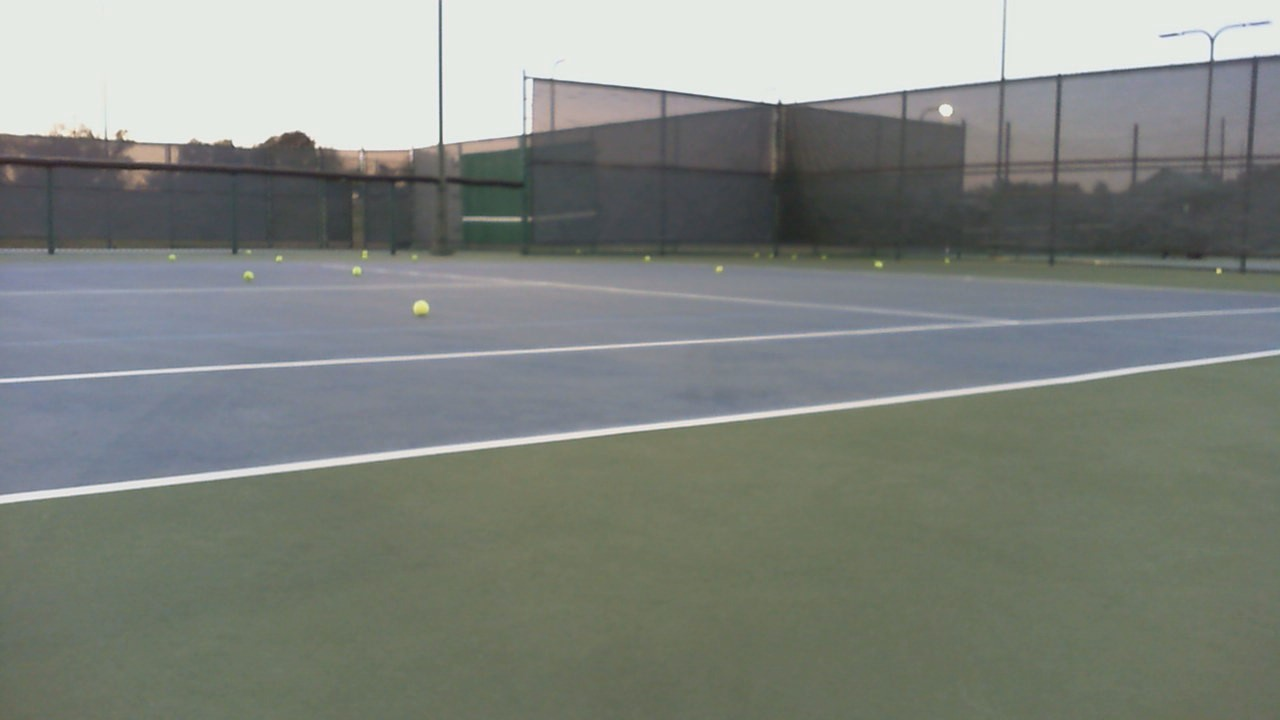
#> input picture LifeCam_Images/00.jpg, 1280 x 720 px
$ python 'image color.py'
#> lines starting #> are read from the running program, lines starting #| are printed output that depends on the picture; after the words box and inside, x2 and y2 are one past the last pixel; in counts of white or black regions, pixels touching at a corner belong together
import cv2
import numpy as np

img = cv2.imread("LifeCam_Images/00.jpg")
#> img is the input picture: shape (720, 1280, 3); mean B, G, R 127.3, 133.2, 128.1
hsv = cv2.cvtColor(img, cv2.COLOR_BGR2HSV)
#> hsv: shape (720, 1280, 3); mean H, S, V 67.6, 29.9, 136.8
lower_green = np.array([30, 70, 100])  # HSV values for lower bound
upper_green = np.array([40, 255, 255])  # HSV values for upper bound
mask = cv2.inRange(hsv, lower_green, upper_green)
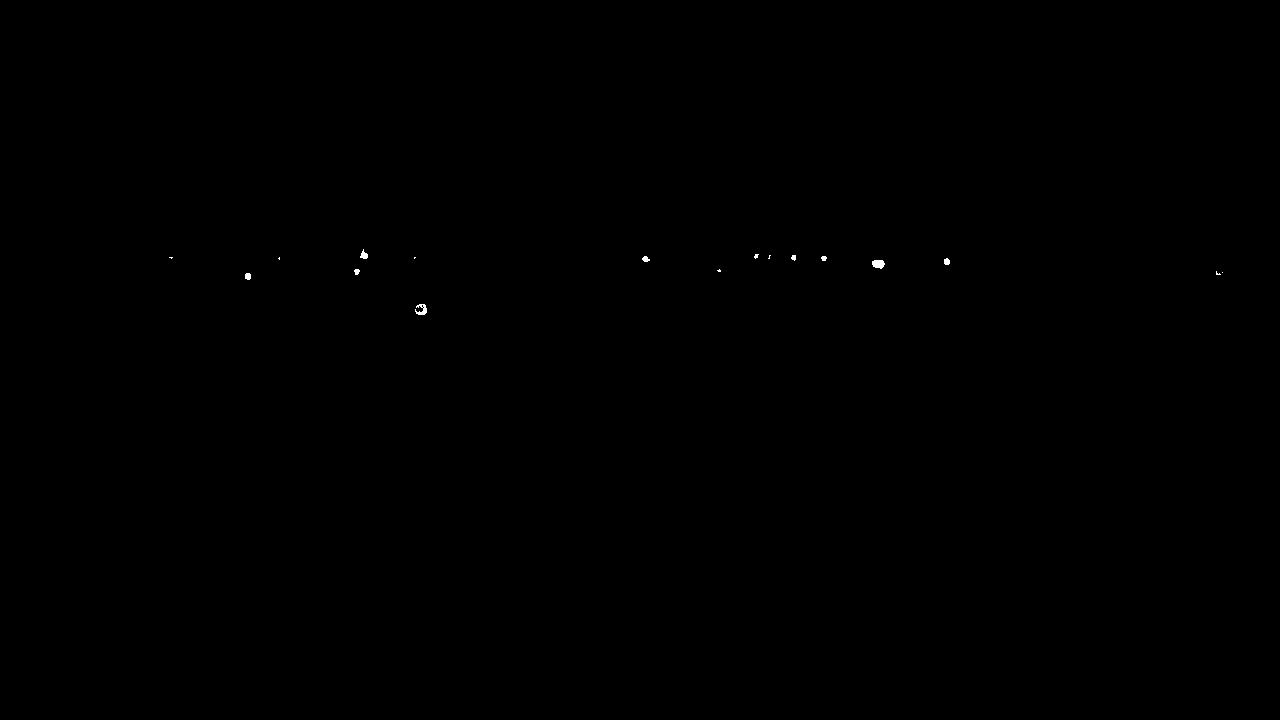
#> mask: shape (720, 1280); 0.05% white; 17 white regions (8 under 20 px), largest, box (x1, y1, x2, y2) and area: (872, 260, 885, 269) 91, (415, 304, 427, 315) 78, (360, 249, 368, 259) 47
result = cv2.bitwise_and(img, img, mask=mask)

def on_mouse(event, x, y, flags, param):
    if event == cv2.EVENT_LBUTTONDOWN:
        # Get the HSV color values at the clicked position
        hsv = cv2.cvtColor(np.uint8([[img[y, x]]]), cv2.COLOR_BGR2HSV)[0][0]
        print(f"Color at ({x}, {y}): H={hsv[0]}, S={hsv[1]}, V={hsv[2]}")

cv2.namedWindow("Image")
cv2.setMouseCallback("Image", on_mouse)
cv2.imshow("Image", img)
cv2.imshow("Mask", mask)
cv2.imshow("Result", result)
cv2.waitKey(0)
cv2.destroyAllWindows()
